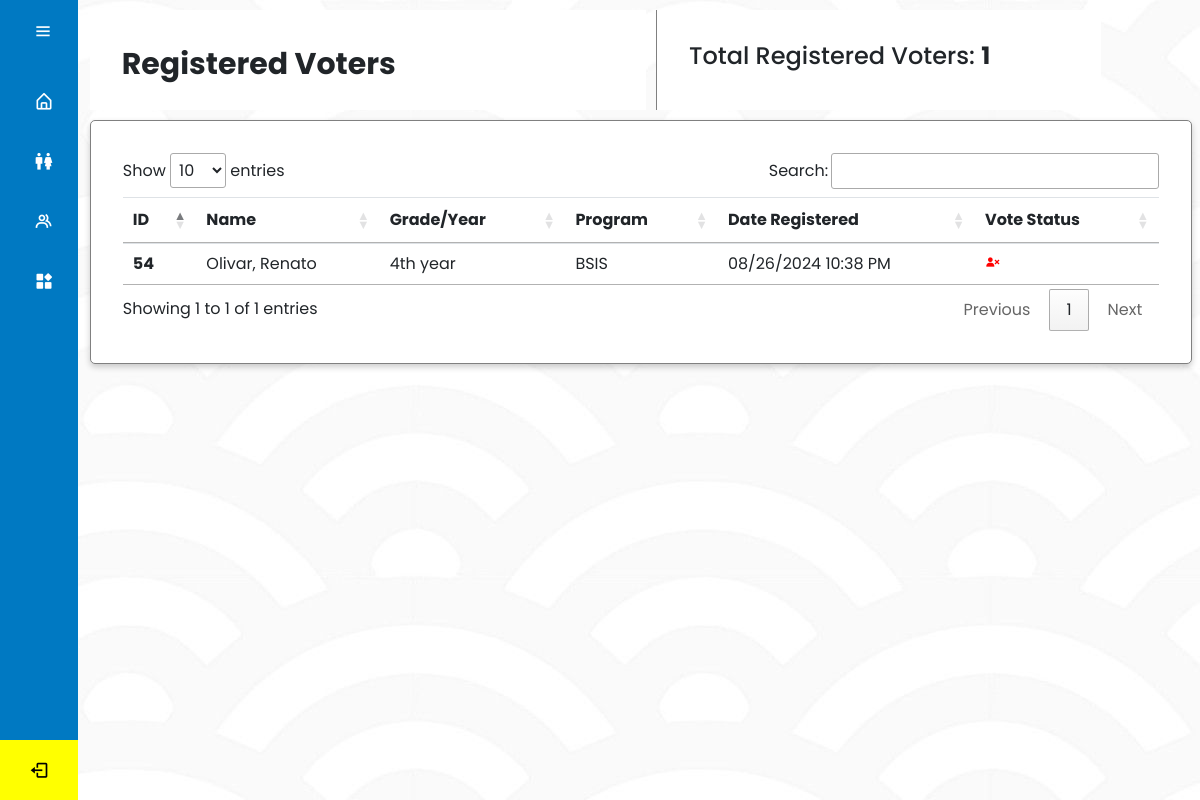
/admin/admin-voters.php (signed in), run on the app's committed database.
### tables this page shows
CREATE TABLE `voters` (
  `voter_id` int(11) NOT NULL,
  `user_id` varchar(155) NOT NULL,
  `voter_gender` varchar(20) NOT NULL,
  `voter_num` int(11) DEFAULT NULL,
  `voter_grade` varchar(20) NOT NULL,
  `program_code` varchar(55) NOT NULL,
  `voter_club` varchar(55) DEFAULT NULL,
  `academic_year` varchar(50) NOT NULL,
  `date_registered` datetime NOT NULL,
  `vote_status` varchar(20) NOT NULL
);

CREATE TABLE `users` (
  `user_id` varchar(155) NOT NULL,
  `user_profile` blob NOT NULL,
  `user_name` varchar(155) NOT NULL,
  `user_email` varchar(155) NOT NULL,
  `user_pw` varchar(155) NOT NULL
);

### admin/admin-voters.php (the view, shortened to what this page needs)
<?php
    include 'admin-sidebar.php';
    include 'db.php';
    $query1 = "SELECT COUNT(*) AS total_voters FROM voters";
    $res = mysqli_query($conn, $query1);
    if ($res->num_rows > 0) {
        while ($row = $res -> fetch_assoc()) {
            $resvotes = (int)$row['total_voters'];
        }
    }
?>
<!DOCTYPE html>
<html>
    <head>
        <link rel="stylesheet" type="text/css" href="admin-style/voters_style.css?v=<?php echo time(); ?>">
        <link href='https://unpkg.com/boxicons@2.1.4/css/boxicons.min.css' rel='stylesheet'>
		<link rel="stylesheet" href="https://cdn.jsdelivr.net/npm/bootstrap@4.3.1/dist/css/bootstrap.min.css">
        <link rel="stylesheet" href="https://cdn.datatables.net/1.11.5/css/jquery.dataTables.min.css">
    </head>
<body>
    <div class="main-content">
        <div class="item1" id="item-1"><p style="font-size: 30px; font-weight: bold;">Registered Voters</p></div>
        <div class="item1" id="item-2"><h4>Total Registered Voters: <b><?php echo $resvotes ?></b></h4></div>
        <div class="item" id="item-3">
            <table id="myTable" class="table table-hover">
                <thead>
                    <tr>
                    <th scope="col">ID</th>
                    <th scope="col">Name</th>
                    <th scope="col">Grade/Year</th>
                    <th scope="col">Program</th>
                    <th scope="col">Date Registered</th>
                    <th scope="col">Vote Status</th>
                    </tr>
                </thead>
                <tbody>
                    <?php
                        $query = "SELECT u.user_name, v.voter_id, v.voter_grade, v.program_code, v.voter_num, v.vote_status, v.date_registered, rv.vote_date
                                FROM users u
                                INNER JOIN voters v ON u.user_id = v.user_id
                                LEFT JOIN registered_votes rv ON v.voter_id = rv.voter_id";
                        $result = mysqli_query($conn, $query);
                        if ($result->num_rows > 0) {
                            while ($row = $result -> fetch_assoc()) {
                                $voterid = $row['voter_id'];
                                $username = $row['user_name'];
                                $grade = $row['voter_grade'];
                                $program = $row['program_code'];
                                $date = $row['date_registered'];
                                $status = $row['vote_status'];
                                $vote = $row['vote_date'];
                                $user_name = str_replace("(Student)", "", $username);
                                $dateTime = DateTime::createFromFormat('Y-m-d H:i:s', $date);
                                $formattedDate = $dateTime ? $dateTime->format('m/d/Y h:i A') : 'N/A';
                                $voteTime = DateTime::createFromFormat('Y-m-d H:i:s', $vote);
                                $formattedvDate = $voteTime ? $voteTime->format('m/d/Y h:i A') : 'N/A';
                                switch ($grade) {
                                    default:
                                        $ggrade = $grade;
                                }
                                echo "<tr>";
                                echo "<th scope='row'>$voterid</th>";
                                echo "<td>$user_name</td>";
                                echo "<td>$ggrade</td>";
                                echo "<td>$program</td>";
                                echo "<td>$formattedDate</td>";
                                if ($status == 'YES') {
                                    echo "<td style='color: green;'>$formattedvDate</td>";
                                } else {
                                    echo "<td><i class='bx bxs-user-x' style='color: red;'></i></td>";
                                }
                                echo "</tr>";
                            }
                        }
                    ?>
                </tbody>
            </table>
        </div>
    </div>
</body>
</html>

### admin/admin-style/voters_style.css (style rules this page uses)
* { margin: 0; padding: 0; }
body { background-image: url("assets/images/background.jpg"); overflow-y: auto; box-sizing: border-box; font-family: "Poppins" , sans-serif; }
.main-content { position: absolute; top: 0; left: 80px; transition: all 0.5s ease; width: calc(100% - 78px); display: flex; flex-wrap: wrap; padding: 0.3rem; }
.main-content .item { min-height: 50px; text-align: left; padding: 2rem; border-radius: 5px; margin: 5px; background-color: white; box-shadow: 0 3px 6px rgba(0, 0, 0, 0.2); flex: auto; border: 0.5px groove grey; }
.main-content .item1 { min-height: 50px; text-align: left; padding: 2rem; margin: 5px; background-color: white; }
.main-content #item-1 { flex-basis: 50%; height: 100px; }
.main-content #item-2 { flex-basis: 40%; height: 100px; align-items: center; border-left: 1px solid grey; }
.main-content #item-3 { flex-basis: 100%; height: auto; }

### admin/admin-sidebar.php (style rules this page uses)
* { margin: 0; padding: 0; box-sizing: border-box; font-family: "Poppins" , sans-serif; }
body { position: relative; min-height: 100vh; width: 100%; overflow: hidden; }

### data on the page
voters: voter_id "54", user.user_name "Olivar, Renato", voter_grade "4th year", program_code "BSIS", date_registered "08/26/2024 10:38 PM"

### other printed values
$resvotes "1"
